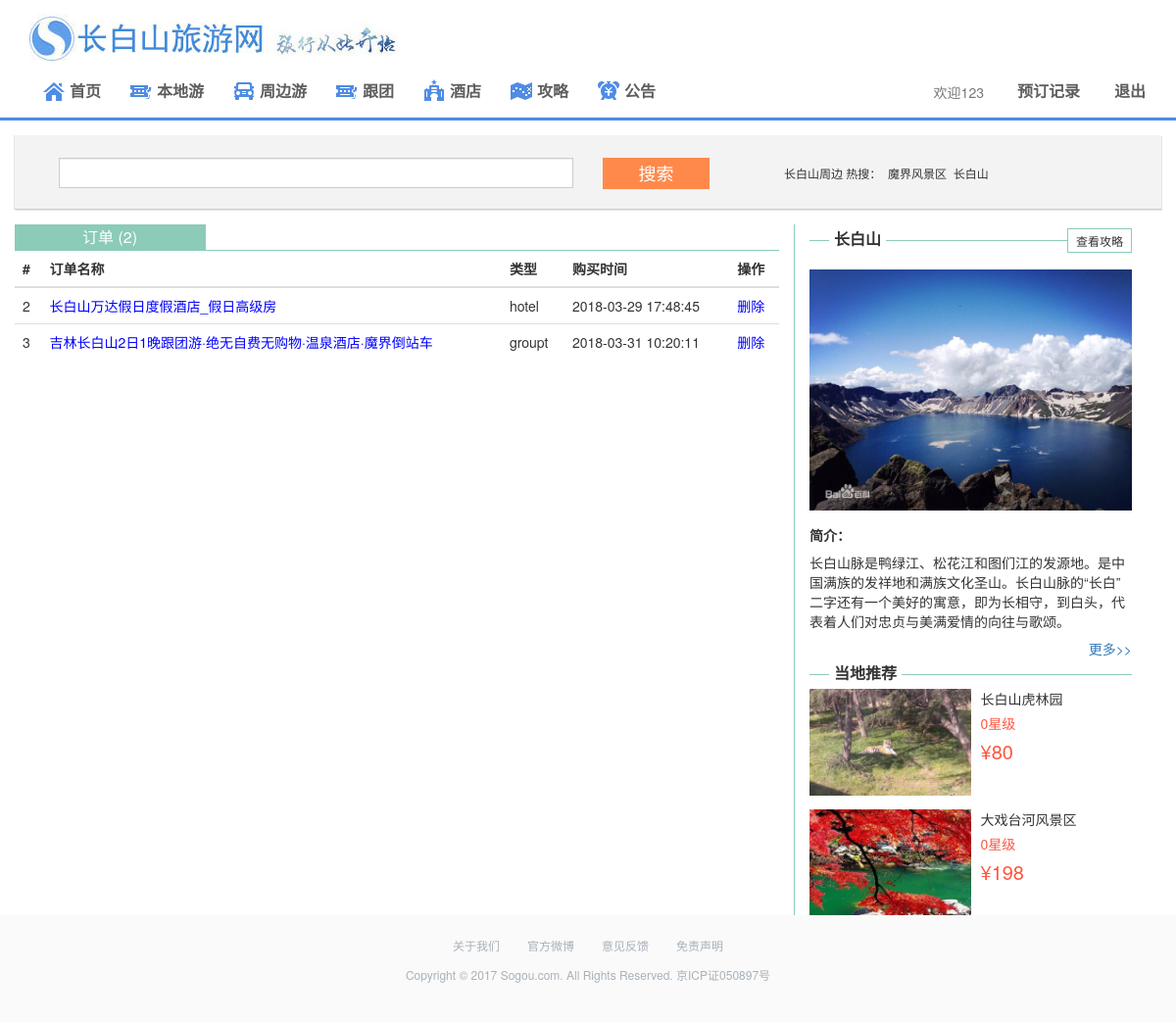
Screenshot of /orders.php (signed in) with the database file from the repository.
### tables this page shows
CREATE TABLE `orders` (
  `id` int(11) NOT NULL,
  `uid` int(11) NOT NULL COMMENT '用户ID',
  `gid` int(11) NOT NULL COMMENT '组团ID',
  `name` varchar(100) NOT NULL COMMENT '名称',
  `type` varchar(20) NOT NULL COMMENT '类型',
  `addtime` datetime NOT NULL COMMENT '修改时间'
);

CREATE TABLE `sight` (
  `id` int(11) NOT NULL,
  `name` varchar(20) NOT NULL COMMENT '景区名',
  `rank` varchar(20) NOT NULL COMMENT '级别',
  `theme` varchar(30) NOT NULL COMMENT '游玩主题',
  `poster` varchar(30) DEFAULT NULL COMMENT '封面图',
  `addressp` varchar(30) NOT NULL COMMENT '经纬度地址',
  `addressd` varchar(30) NOT NULL COMMENT '详细地址',
  `opentime` varchar(20) NOT NULL COMMENT '开放时间',
  `support` varchar(30) NOT NULL COMMENT '服务保障',
  `price` int(11) NOT NULL COMMENT '价格',
  `description` text NOT NULL COMMENT '景区简介',
  `notice` text NOT NULL COMMENT '入园须知',
  `star` int(11) NOT NULL COMMENT '星级',
  `type` int(11) NOT NULL COMMENT '类型',
  `city` varchar(20) NOT NULL COMMENT '所在城市',
  `addtime` datetime NOT NULL COMMENT '修改时间'
);

### orders.php (the view, shortened to what this page needs)
<?php include("conn.php") ?>
<?php
        $userid = $_SESSION['userid'];
        $sql ="SELECT * FROM `orders` WHERE `uid` = '$userid'";
        $title = "订单";
        $result = mysqli_query($conn,$sql);
        $count = mysqli_num_rows($result);
    ?>
  <!DOCTYPE html>
  <html lang="zh-cn">
  <head>
    <?php include('header_meta.php'); ?>
      <link rel="stylesheet" type="text/css" href="css/main1.css" />
  </head>
  <body>
    <?php include('header.php'); ?>
        <div class="container margin5">
          <div class="row clearfix">
            <div class="col-md-12 column search-box">
              <form action="search_result.php" method="get" class="navbar-form" role="search">
                <div class="col-md-6 margin6">
                  <input name="name" type="text" id="country" class="form-control" style="width: 100%;" required />
                </div>
                <div class="col-md-2 margin6">
                  <button type="submit" id="searchbutton" class="btn btn-default">搜索</button>
                </div>
              </form>
                <div class="col-md-4 margin6 resou">
                  长白山周边 热搜：&nbsp;&nbsp;魔界风景区&nbsp;&nbsp;长白山
                </div>
            </div>
          </div>
        </div>
        <div class="container">
          <div class="row clearfix" align="center">
            <div class="col-md-8 col-xs-12">
              <div class="row clearfix">
                <div class="col-md-12 col-xs-12 changeroods">
                  <div class="col-md-3 col-xs-4 changerood active">
                  <?=$title?> (<?=$count?>)
                  </div>
                </div>
              </div>
              <div class="row clearfix">
                <div class="col-md-12 padding1" align="left">
                    <table class="table table-hover table-vertical">
						<thead>
							<tr>
								<th>#</th>
								<th>订单名称</th>
								<th>类型</th>
								<th>购买时间</th>
								<th>操作</th>
							</tr>
						</thead>
						<tbody>
                  <?php
                    if(mysqli_affected_rows($conn)>0) {
                        mysqli_data_seek($result,0);
                        while ($row = mysqli_fetch_array($result)) {
                            ?>
                            <tr>
                                <td data-th="编号"><?=$row['id']?></td>
                                <td data-th="订单名称">
                                    <a href="<?=$row['type']?>_detail.php?id=<?=$row['gid']?>" style="color:blue;"><?=$row['name']?></a>
                                </td>
                                <td data-th="类型"><?=$row['type']?></td>
                                <td data-th="购买时间"><?=$row['addtime']?></td>
                                <td data-th="操作">
                                    <a href="orders_delete.php?id=<?=$row['id']?>" style="color:blue;">删除</a>
                                </td>
                            </tr>
                            <?php
                        }
                    }else{
                        echo "<div class='col-md-12 text-center'>暂无订单</div>";
                    }
                    ?>
                    </tbody>
					</table>
                  </div>
                </div>
              </div>
            <div class="col-md-4 col-xs-12" align="left">
                <div class="col-md-12 rightpart">
                    <?php include('recom_sight.php'); ?>
                </div>
            </div>
          </div>
        </div>
        <?php include("footer.php") ?>

### recom_sight.php (shortened to what this page needs)
<div class="col-md-12 mainpart4">
    <a href="#" class="a2"><b>长白山</b></a>
    <a href="strategy.php" class="a3" title="进入攻略页">查看攻略</a>
</div>
<div class="col-md-12 padding1 padding3">
    <img src="image/cbsdetail.jpg" class="img-responsive margin5">
    <p><b>简介：</b></p>
    <p>长白山脉是鸭绿江、松花江和图们江的发源地。是中国满族的发祥地和满族文化圣山。长白山脉的“长白”二字还有一个美好的寓意，即为长相守，到白头，代表着人们对忠贞与美满爱情的向往与歌颂。</p>
    <div align="right">
    <a href="strategy.php" align="right">更多>></a>
    </div>
</div>
<div class="col-md-12 mainpart4">
    <a href="sight.php" class="a2"><b>当地推荐</b></a>
</div>
<?php
    $re_sql = "SELECT * FROM `sight` WHERE TYPE = '1' ORDER BY rand() LIMIT 2";
    $re_result = mysqli_query($conn,$re_sql);
    if(mysqli_affected_rows($conn)>0) {
        mysqli_data_seek($re_result,0);
        while ($re_row = mysqli_fetch_array($re_result)) {
            ?>
<div class="col-md-12 padding1 padding3">
    <div class="col-md-6 padding1">
    <a href="sight_detail.php?id=<?=$re_row['id']?>"><img src="image/sight_<?=$re_row['id']?>.jpg" class="img-responsive" ></a>
    </div>
    <div class="col-md-6 padding1">
    <p class="zhoubian"><?=$re_row['name']?></p>
    <p class="star2 zhoubian"><?=$re_row['star']?>星级</p>
    <p class="font4 zhoubian">¥<?=$re_row['price']?></p>
    </div>
</div>
<?php
                        }
                    }else{
                        echo "<div class='col-md-12 text-center'>尚无数据</div>";
                    }
                    ?>

### css/main1.css (style rules this page uses)
body { background-color: #ffffff; }
@media (min-width: 768px) { .container { width: 738px; } }
@media (min-width: 992px) { .container { width: 960px; } }
@media (min-width: 1200px) { .container { width: 1170px; } }
p { margin: 0px 0 8px; }
a { text-decoration:none !important; }
.star2 { font-size: 12px; line-height: 14px; color: #FE553F; }
.padding1 { padding-right: 0px; padding-left: 0px; }
.padding3 { padding-top:14px; }
.margin5 { margin-top:15px; margin-bottom:15px; }
.margin6 { margin-bottom:5px; }
.font4 { color: #FE553F; font-size: 20px !important; }
.zhoubian { font-size: 14px; padding-left: 10px; padding-right: 10px; }
.btn { padding: 2px 12px; width: 109px; background-color: #ff894b; font-size: 18px; color: #ffffff; border-radius: 0px; border:1px solid #ff894b; }
@media (min-width: 993px) { .rightpart { border-left: 1px solid #8ccbb8; } }
.mainpart4 { border-bottom: 1px solid #8ccbb8; padding-top: 8px; padding-right: 0px; padding-left: 0px; margin-top: 8px; }
.a2 { color: #333; font-size: 16px; display: inline-block; text-decoration:none; background-color: #ffffff; position: absolute; left: 20px; padding:0px 5px; margin-top: -12px; }
.a3 { color: #333; font-size: 12px; display: inline-block; text-decoration:none; background-color: #ffffff; position: absolute; right: 0px; padding:3px 8px; margin-top: -12px; border:1px solid #8ccbb8; }
.form-control { display: block; width: 100%; height: 31px; padding: 0px 5px; font-size: 12px; line-height: 1.42857143; color: #555; background-color: #ffffff; background-image: none; border: 1px solid #ccc; border-radius: 0px; }
.search-box { padding-top: 15px; padding-bottom: 15px; background: #f3f3f3; border-bottom: 1px solid #cccccc; box-shadow: 1px 1px 0px #E5E5E5,-1px 0px 0px #E5E5E5; }
.resou { line-height: 31px; font-size: 12px; }
.changeroods { border-bottom: 1px solid #8ccbb8; padding-left: 0px; padding-right: 0px; font-size: 16px; }
.changeroods .active { background-color:#8ccbb8; color: #ffffff; }
.changerood { padding-left: 0px; padding-right: 0px; border-right: 1px solid #8ccbb8; line-height: 26px; cursor:pointer; color: #8ccbb8; }

### rows the page displays
orders: id "2", name "长白山万达假日度假酒店_假日高级房", type "hotel", addtime "2018-03-29 17:48:45"
orders: id "3", name "吉林长白山2日1晚跟团游·绝无自费无购物·温泉酒店·魔界倒站车", type "groupt", addtime "2018-03-31 10:20:11"
sight: shows a picture, name "长白山虎林园", star "0", price "80"
sight: shows a picture, name "大戏台河风景区", star "0", price "198"

### other values shown
$username "123"
$title "订单"
$count "2"
